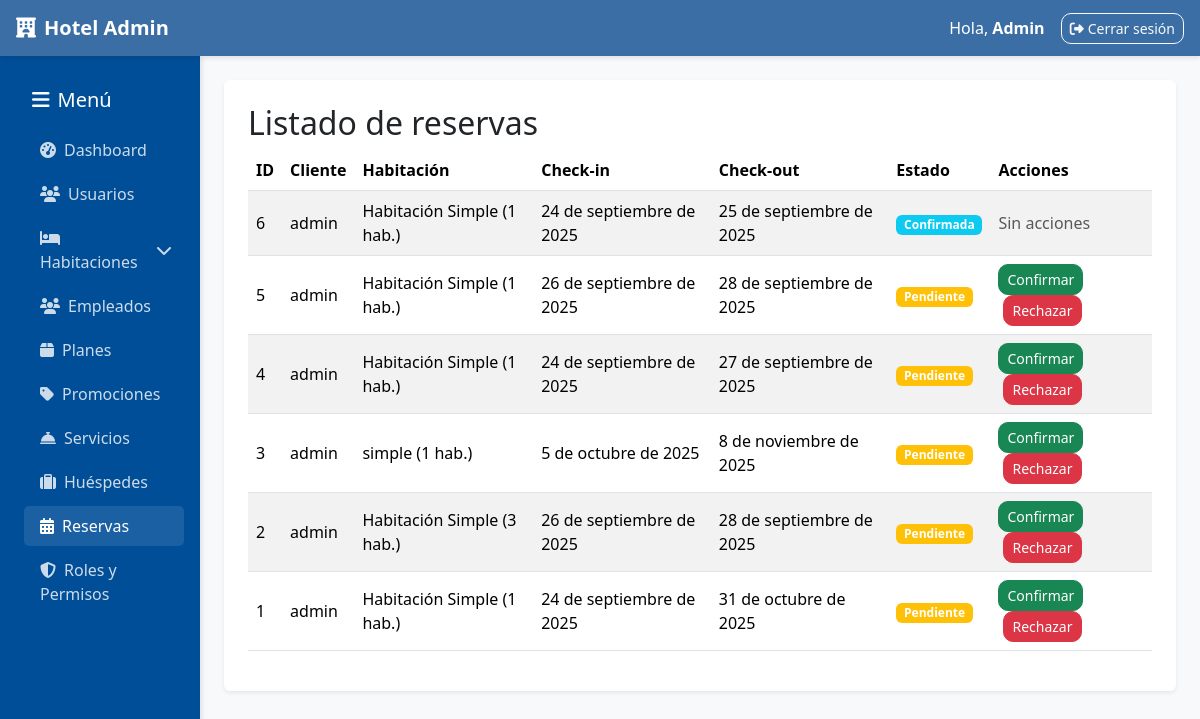
/administracion/ver-reservas/ (signed in), run on an earlier commit of the app's database.
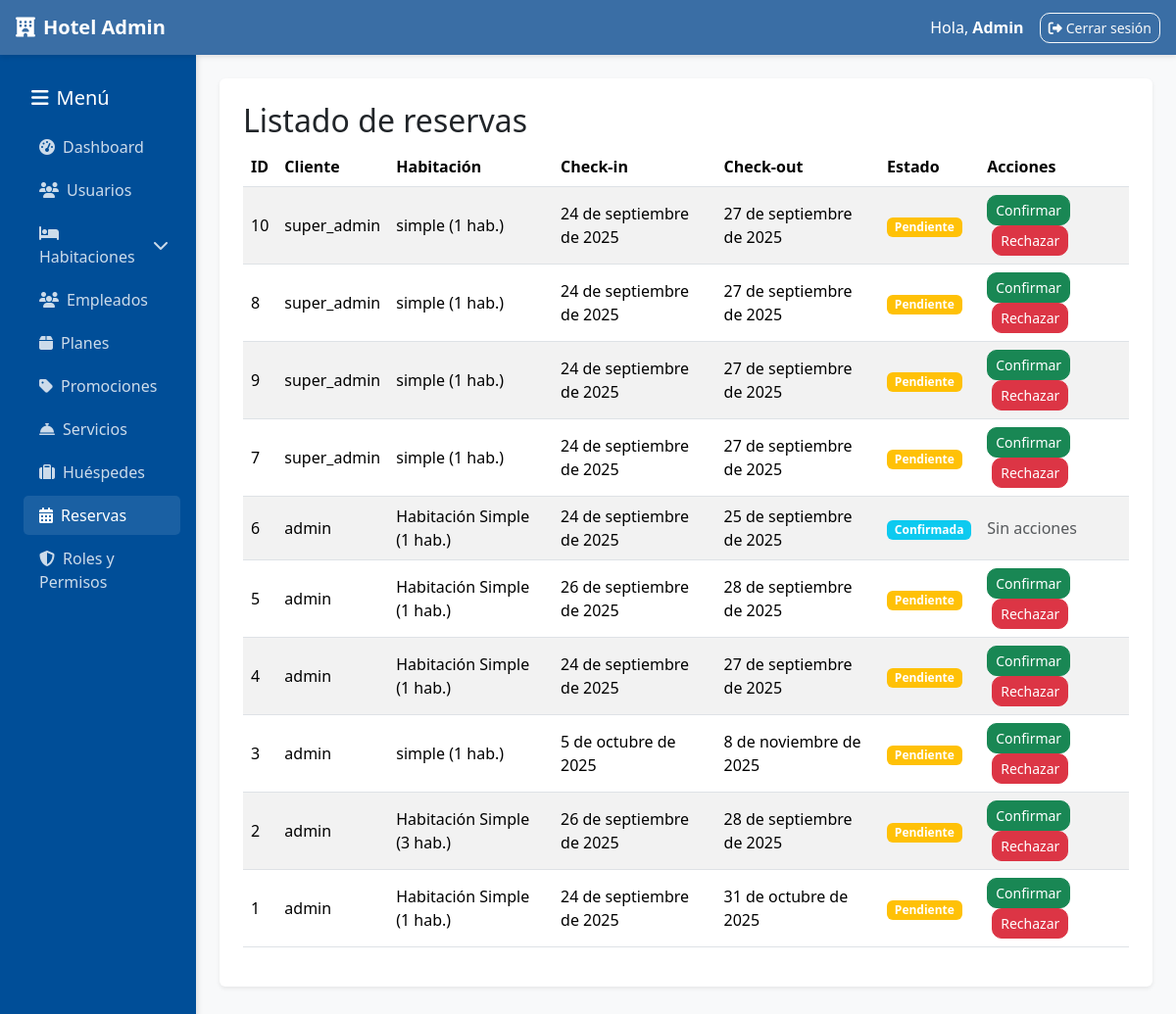
And on a later commit of the database.
### reservas/models.py (models this page shows, shortened)
class Reserva(models.Model):
    ESTADOS_RESERVA = [
        ('pendiente', 'Pendiente'),
        ('confirmada', 'Confirmada'),
        ('activa', 'Activa'),
        ('completada', 'Completada'),
        ('cancelada', 'Cancelada'),
    ]
    METODOS_PAGO = [
        ('efectivo', 'Efectivo'),
        ('debito', 'Débito'),
        ('credito', 'Crédito'),
        ('mercadopago', 'MercadoPago'),
        ('paypal', 'PayPal'),
        ('crypto', 'Criptomonedas'),
        ('transferencia', 'Transferencia Bancaria'),
    ]
    usuario = models.ForeignKey(User, on_delete=models.CASCADE)
    tipo_habitacion = models.ForeignKey(TipoHabitacion, on_delete=models.CASCADE, related_name='reservas')
    habitacion_asignada = models.ForeignKey(Habitacion, on_delete=models.SET_NULL, null=True, blank=True,
                                          help_text="Habitación específica asignada al hacer check-in")
    cantidad_habitaciones = models.PositiveIntegerField(default=1, help_text="Cantidad de habitaciones reservadas")
    servicios = models.ManyToManyField(Servicio, blank=True)
    plan = models.ForeignKey(Plan, on_delete=models.SET_NULL, null=True, blank=True)
    promocion = models.ForeignKey(Promocion, on_delete=models.SET_NULL, null=True, blank=True)
    fecha_reserva = models.DateTimeField(auto_now_add=True)
    estado = models.CharField(max_length=20, choices=ESTADOS_RESERVA, default='pendiente')
    metodo_pago = models.CharField(max_length=20, choices=METODOS_PAGO, blank=True, null=True)
    token = models.CharField(max_length=64, default=uuid.uuid4, editable=False, unique=True)
    monto = models.DecimalField(max_digits=10, decimal_places=2, default=0)
    check_in = models.DateField(null=True, blank=True)
    check_out = models.DateField(null=True, blank=True)
    cantidad_huespedes = models.PositiveIntegerField(default=1)
    class Meta:
        ordering = ['-fecha_reserva']
        verbose_name = "Reserva"
        verbose_name_plural = "Reservas"

### habitaciones/models.py (models this page shows, shortened)
class TipoHabitacion(models.Model):
    nombre = models.CharField(max_length=100, unique=True)
    precio = models.DecimalField(max_digits=10, decimal_places=2)
    capacidad = models.PositiveIntegerField(default=1)
    stock_total = models.PositiveIntegerField(default=0, help_text="Cantidad total de habitaciones de este tipo")
    stock_disponible = models.PositiveIntegerField(default=0, help_text="Cantidad disponible para reservar")
    descripcion = models.TextField(blank=True, null=True)
    imagen = models.ImageField(upload_to='tipos_habitaciones/', blank=True, null=True)
    activo = models.BooleanField(default=True)
    class Meta:
        verbose_name = "Tipo de Habitación"
        verbose_name_plural = "Tipos de Habitaciones"

### administracion/views.py (the view)
# urls.py: path('ver-reservas/', views.ver_reservas, name='ver_reservas'),
@requiere_staff_y_permiso('reservas', 'ver')
def ver_reservas(request):
    reservas = Reserva.objects.select_related('usuario', 'tipo_habitacion', 'habitacion_asignada', 'plan', 'promocion') \
                              .prefetch_related('servicios') \
                              .order_by('-fecha_reserva')
    return render(request, 'administracion/ver_reservas.html', {'reservas': reservas})

### administracion/permissions.py (called while the page is built, shortened)
def usuario_tiene_permiso(usuario, modulo, accion):
    if not usuario.is_authenticated:
        return False
    if usuario.is_superuser:
        return True

def obtener_roles_usuario(usuario):
    if not usuario.is_authenticated:
        return []
    return UsuarioRol.objects.filter(
        usuario=usuario,
        activo=True,
        rol__activo=True
    ).select_related('rol')

def es_super_admin(usuario):
    if not usuario.is_authenticated:
        return False
    if usuario.is_superuser:
        return True

def obtener_permisos_usuario(usuario):
    if not usuario.is_authenticated:
        return {}
    if usuario.is_superuser:
        from .models import Permiso
        permisos = Permiso.objects.all()
        permisos_dict = {}
        for permiso in permisos:
            if permiso.modulo not in permisos_dict:
                permisos_dict[permiso.modulo] = []
            permisos_dict[permiso.modulo].append(permiso.accion)
        return permisos_dict

def permisos_context(request):
    if request.user.is_authenticated:
        permisos_raw = obtener_permisos_usuario(request.user)
        return {
            'user_permissions': permisos_raw,
            'permisos': convertir_permisos_para_template(permisos_raw),
            'user_roles': [ur.rol for ur in obtener_roles_usuario(request.user)],
            'is_super_admin': es_super_admin(request.user),
        }
    return {}

### administracion/templates/administracion/ver_reservas.html (shortened to what this page needs)
{% extends 'administracion/base_admin.html' %}
{% block content %}
<h2>Listado de reservas</h2>
<table class="table table-striped">
  <thead>
    <tr>
      <th>ID</th>
      <th>Cliente</th>
      <th>Habitación</th>
      <th>Check-in</th>
      <th>Check-out</th>
      <th>Estado</th>
      <th>Acciones</th>
    </tr>
  </thead>
  <tbody>
    {% for reserva in reservas %}
      <tr>
        <td>{{ reserva.id }}</td>
        <td>{{ reserva.usuario.get_full_name|default:reserva.usuario.username }}</td>
        <td>{{ reserva.tipo_habitacion.nombre }} ({{ reserva.cantidad_habitaciones }} hab.)</td>
        <td>{{ reserva.check_in }}</td>
        <td>{{ reserva.check_out }}</td>
        <td>
          {% if reserva.estado == 'activa' %}
            <span class="badge bg-success">Activa</span>
          {% elif reserva.estado == 'confirmada' %}
            <span class="badge bg-info">Confirmada</span>
          {% elif reserva.estado == 'cancelada' %}
            <span class="badge bg-danger">Cancelada</span>
          {% else %}
            <span class="badge bg-warning">Pendiente</span>
          {% endif %}
        </td>
        <td>
          {% if reserva.estado == 'pendiente' %}
            <form method="post" action="{% url 'administracion:confirmar_reserva_admin' reserva.id %}" style="display:inline;">
              <button class="btn btn-sm btn-success" type="submit">Confirmar</button>
            </form>
            <form method="post" action="{% url 'administracion:rechazar_reserva_admin' reserva.id %}" style="display:inline; margin-left:5px;">
              <button class="btn btn-sm btn-danger" type="submit"
                      onclick="return confirm('¿Seguro que querés rechazar la reserva?')">
                Rechazar
              </button>
            </form>
          {% else %}
            <span class="text-muted">Sin acciones</span>
          {% endif %}
        </td>
      </tr>
    {% empty %}
      <tr>
        <td colspan="7">No hay reservas</td>
      </tr>
    {% endfor %}
  </tbody>
</table>
{% endblock %}

### administracion/templates/administracion/base_admin.html (shortened to what this page needs)
{% load static %}
<!DOCTYPE html>
<html lang="es">
<head>
  <link href="https://cdn.jsdelivr.net/npm/bootstrap@5.3.3/dist/css/bootstrap.min.css" rel="stylesheet">
  <link rel="stylesheet" href="https://cdnjs.cloudflare.com/ajax/libs/font-awesome/6.4.0/css/all.min.css">
  <link rel="stylesheet" href="{% static 'css/admin.css' %}">
</head>
<body>
  <nav class="navbar navbar-expand-lg navbar-dark px-3">
    <a class="navbar-brand fw-bold" href="{% url 'administracion:dashboard' %}">
      <i class="fas fa-hotel me-2"></i>Hotel Admin
    </a>
    <div class="ms-auto d-flex align-items-center">
      <span class="text-white me-3">Hola, <b>{{ user.username|title }}</b></span>
      <a href="{% url 'administracion:admin_logout' %}" class="btn btn-outline-light btn-sm">
        <i class="fas fa-sign-out-alt me-1"></i>Cerrar sesión
      </a>
    </div>
  </nav>
  <div class="container-fluid">
    <div class="row">
      <aside class="col-12 col-md-3 col-lg-2 sidebar">
        <h5 class="text-white mb-3 mt-3 ps-3">
          <i class="fas fa-bars me-2"></i>Menú
        </h5>
        <ul class="nav flex-column ps-2">
          <li class="nav-item">
            <a class="nav-link ps-3" href="{% url 'administracion:dashboard' %}">
              <i class="fas fa-tachometer-alt me-2"></i>Dashboard
            </a>
          </li>
          {% if permisos.usuarios.ver %}
          <li class="nav-item">
            <a class="nav-link ps-3" href="{% url 'administracion:usuarios_list' %}">
              <i class="fas fa-users me-2"></i>Usuarios
            </a>
          </li>
          {% endif %}
          {% if permisos.habitaciones.ver %}
          <li class="nav-item">
            <a class="nav-link d-flex justify-content-between align-items-center ps-3"
               data-bs-toggle="collapse" href="#habitacionesSubmenu">
              <span><i class="fas fa-bed me-2"></i>Habitaciones</span>
              <i class="fas fa-chevron-down"></i>
            </a>
          </li>
          {% endif %}
          {% if permisos.empleados.ver %}
          <li class="nav-item">
            <a class="nav-link ps-3" href="{% url 'administracion:empleados_list' %}">
              <i class="fas fa-users me-2"></i>Empleados
            </a>
          </li>
          {% endif %}
          {% if permisos.planes.ver %}
          <li class="nav-item">
            <a class="nav-link ps-3" href="{% url 'administracion:planes_list' %}">
              <i class="fas fa-box me-2"></i>Planes
            </a>
          </li>
          {% endif %}
          {% if permisos.promociones.ver %}
          <li class="nav-item">
            <a class="nav-link ps-3" href="{% url 'administracion:promociones_list' %}">
              <i class="fas fa-tag me-2"></i>Promociones
            </a>
          </li>
          {% endif %}
          {% if permisos.servicios.ver %}
          <li class="nav-item">
            <a class="nav-link ps-3" href="{% url 'administracion:servicios_list' %}">
              <i class="fas fa-concierge-bell me-2"></i>Servicios
            </a>
          </li>
          {% endif %}
          {% if permisos.huespedes.ver %}
          <li class="nav-item">
            <a class="nav-link ps-3" href="{% url 'administracion:huespedes_list' %}">
              <i class="fas fa-suitcase me-2"></i>Huéspedes
            </a>
          </li>
          {% endif %}
          {% if permisos.reservas.ver %}
          <li class="nav-item">
            <a class="nav-link ps-3" href="{% url 'administracion:ver_reservas' %}">
              <i class="fas fa-calendar-alt me-2"></i>Reservas
            </a>
          </li>
          {% endif %}
          {% if permisos.roles.ver %}
          <li class="nav-item">
            <a class="nav-link ps-3" href="{% url 'administracion:roles_list' %}">
              <i class="fas fa-shield-alt me-2"></i>Roles y Permisos
            </a>
          </li>
          {% endif %}
        </ul>
      </aside>
      <main class="col-12 col-md-9 col-lg-10 p-4">
        <div class="content-wrapper bg-white p-4 rounded shadow-sm mb-4">
          {% block content %}{% endblock %}
        </div>
      </main>
    </div>
  </div>
</body>
</html>

### administracion/static/css/admin.css (style rules this page uses)
body { font-family: 'Segoe UI', system-ui, -apple-system, Roboto, Arial, sans-serif; }
.sidebar { background-color: #003d33; min-height: calc(100vh - 56px); padding: 16px; }
.sidebar .nav-link { color: #f5f5dc; margin-bottom: 8px; border-radius: 10px; padding: 8px 12px; }
.table td, .table th { vertical-align: middle; }
.btn { border-radius: 10px; }

### administracion/templates/administracion/base_admin.html (style rules this page uses)
:root { --primary-color: #3a6ea5; --secondary-color: #004e98; --accent-color: #ff9505; --light-bg: #f8f9fa; --dark-bg: #343a40; }
body { background-color: var(--light-bg); font-family: 'Segoe UI', Tahoma, Geneva, Verdana, sans-serif; }
.sidebar { background-color: var(--secondary-color); min-height: calc(100vh - 56px); box-shadow: 2px 0 5px rgba(0,0,0,0.1); padding-top: 1rem; }
.sidebar .nav-link { color: rgba(255,255,255,0.8); border-radius: 5px; margin: 2px 0; transition: all 0.3s; }
.sidebar .nav-link:hover, .sidebar .nav-link.active { background-color: rgba(255,255,255,0.1); color: white; }
.navbar { background-color: var(--primary-color) !important; box-shadow: 0 2px 5px rgba(0,0,0,0.1); }

What changed in the data, as far as the page shows it:
added Reserva: id "10", usuario.get_full_name "super_admin", tipo_habitacion.nombre "simple", cantidad_habitaciones "1", check_in "24 de septiembre de 2025", check_out "27 de septiembre de 2025", estado "Pendiente"
added Reserva: id "8", usuario.get_full_name "super_admin", tipo_habitacion.nombre "simple", cantidad_habitaciones "1", check_in "24 de septiembre de 2025", check_out "27 de septiembre de 2025", estado "Pendiente"
added Reserva: id "9", usuario.get_full_name "super_admin", tipo_habitacion.nombre "simple", cantidad_habitaciones "1", check_in "24 de septiembre de 2025", check_out "27 de septiembre de 2025", estado "Pendiente"
added Reserva: id "7", usuario.get_full_name "super_admin", tipo_habitacion.nombre "simple", cantidad_habitaciones "1", check_in "24 de septiembre de 2025", check_out "27 de septiembre de 2025", estado "Pendiente"
